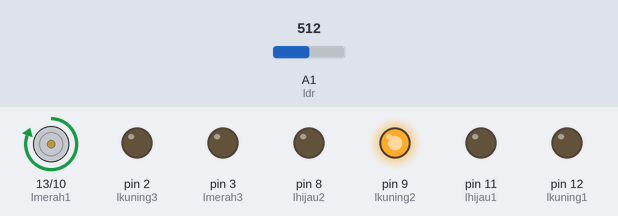
The sketch below on a simulated Arduino Uno, built with avr-gcc and run on an emulated ATmega328P. On the bench: motor-driver pin pairs drawn as motors (green arrow = first pin HIGH = forward, orange = second pin HIGH = backward, longer = more drive), output pins drawn as LEDs (lit = HIGH). The inputs (shaded band) are chosen by the test bench; at power-on: A1 (ldr) = 512. Pins used as bus, display or sensor lines are not drawn.

Above: at 1.0 s.
At 12.0 s:
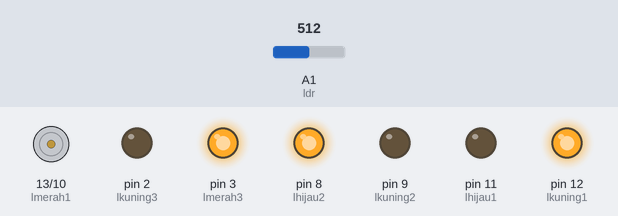
Timing chart, 0 to 28.6 s (numbered marks = the images above):
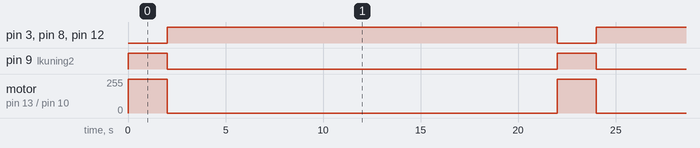

Measured:
- by itself, pin 3 (lmerah3), pin 8 (lhijau2), pin 12 (lkuning1): alternates HIGH for 20.0 s and LOW for 2.0 s
- by itself, pin 9 (lkuning2): alternates HIGH for 2.0 s and LOW for 20.0 s
- by itself, motor on pin 13 (lmerah1) / pin 10 (lmerah2): alternates forward 255/255 for 2.0 s and stopped for 20.0 s

The sketch:

LED11.ino
```cpp
int lmerah1 = 13;
int lkuning1 = 12;
int lhijau1 = 11;
int lmerah2 = 10;
int lkuning2 = 9;
int lhijau2 = 8;
int lmerah3 = 3;
int lkuning3 = 2;
int lhijau3 = 1;

byte ldr = A1;
byte led = 7;
int nilai;

void setup() {
  // put your setup code here, to run once:
    pinMode(lmerah1, OUTPUT);
    pinMode(lkuning1, OUTPUT);
    pinMode(lhijau1, OUTPUT);
    pinMode(lmerah2, OUTPUT);
    pinMode(lkuning2, OUTPUT);
    pinMode(lhijau2, OUTPUT);
    pinMode(lmerah3, OUTPUT);
    pinMode(lkuning3, OUTPUT);
    pinMode(lhijau3, OUTPUT);
    Serial.begin(9600);
}

void loop() {
  // put your main code here, to run repeatedly:
  nilai = analogRead(ldr);
  if (nilai < 20){
    digitalWrite(led, HIGH);
  }
  else {
    digitalWrite(led, LOW);
  }
digitalWrite(lmerah1, HIGH);
digitalWrite(lkuning1, LOW);
digitalWrite(lhijau1, LOW);

digitalWrite(lmerah2, LOW);
digitalWrite(lkuning2, HIGH);
digitalWrite(lhijau2, LOW);

digitalWrite(lmerah3, LOW);
digitalWrite(lkuning3, LOW);
digitalWrite(lhijau3, HIGH);
delay(2000);

digitalWrite(lmerah1, LOW);
digitalWrite(lkuning1, HIGH);
digitalWrite(lhijau1, LOW);

digitalWrite(lmerah2, LOW);
digitalWrite(lkuning2, LOW);
digitalWrite(lhijau2, HIGH);

digitalWrite(lmerah3, HIGH);
digitalWrite(lkuning3, LOW);
digitalWrite(lhijau3, LOW);
delay(20000);
digitalWrite(lmerah1, LOW);
digitalWrite(lkuning1, LOW);
digitalWrite(lhijau1, HIGH);

digitalWrite(lmerah2, HIGH);
digitalWrite(lkuning2, LOW);
digitalWrite(lhijau2, LOW);

digitalWrite(lmerah3, LOW);
digitalWrite(lkuning3, HIGH);
digitalWrite(lhijau3, LOW);
}
```
